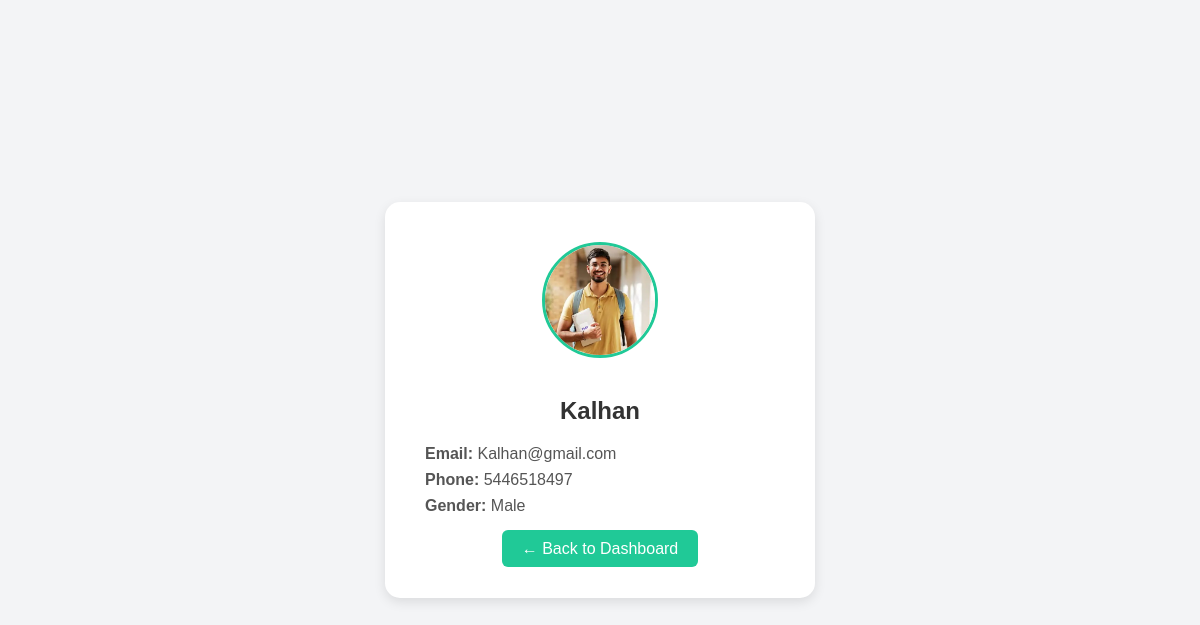
The app's page /student/view_profile.php (signed in) with its own data.
### tables this page shows
CREATE TABLE `users` (
  `user_id` int(11) NOT NULL,
  `username` varchar(100) NOT NULL,
  `role` enum('Admin','Instructor','Student') NOT NULL DEFAULT 'Student',
  `email` varchar(150) NOT NULL,
  `phone_num` varchar(150) NOT NULL,
  `password` varchar(255) NOT NULL,
  `gender` enum('Male','Female','Prefer not to say') NOT NULL,
  `image_user` varchar(250) NOT NULL,
  `created_at` timestamp NOT NULL DEFAULT current_timestamp()
);

### student/view_profile.php (the view, shortened to what this page needs)
<?php
include('../includes/connect.php');
$user_id = $_SESSION['user_id'];
function resolveImageUrl($dbPath) {
    $dbPathClean = preg_replace('#^(\./|/)+#', '', $dbPath);
    return "../" . $dbPathClean;
}
$stmt = $conn->prepare("SELECT username, email, phone_num, gender, image_user FROM users WHERE user_id = ?");
$stmt->bind_param("i", $user_id);
$stmt->execute();
$result = $stmt->get_result();
$user = $result->fetch_assoc();
$resolvedImg = resolveImageUrl($user['image_user'] ?? '');
?>
<!DOCTYPE html>
<html lang="en">
<head>
  <link rel="stylesheet" href="../css/view_profile.css">
</head>
<body>
  <div class="profile-container">
    <div class="profile-card">
      <img src="<?php echo htmlspecialchars($resolvedImg); ?>" alt="Profile Picture" class="profile-pic">
      <h2><?php echo htmlspecialchars($user['username']); ?></h2>
      <div class="profile-info">
        <p><strong>Email:</strong> <?php echo htmlspecialchars($user['email']); ?></p>
        <p><strong>Phone:</strong> <?php echo htmlspecialchars($user['phone_num']); ?></p>
        <p><strong>Gender:</strong> <?php echo htmlspecialchars($user['gender']); ?></p>
      </div>
      <div class="profile-buttons">
        <a href="student_dashboard.php" class="btn-back">← Back to Dashboard</a>
      </div>
    </div>
  </div>
</body>
</html>

### css/view_profile.css (style rules this page uses)
body { font-family: "Poppins", sans-serif; background: #f3f4f6; margin: 0; padding: 0; display: flex; justify-content: center; align-items: center; height: 100vh; }
.profile-container { display: flex; justify-content: center; align-items: center; width: 100%; }
.profile-card { background: #fff; padding: 40px; border-radius: 15px; box-shadow: 0 4px 12px rgba(0,0,0,0.1); text-align: center; width: 350px; }
.profile-pic { width: 110px; height: 110px; border-radius: 50%; object-fit: cover; margin-bottom: 15px; border: 3px solid #20c997; }
h2 { margin-bottom: 10px; color: #333; }
.profile-info { text-align: left; margin-top: 20px; }
.profile-info p { font-size: 16px; color: #555; margin: 8px 0; }
.profile-buttons { margin-top: 25px; }
.btn-back { background: #20c997; color: white; padding: 10px 20px; border-radius: 6px; text-decoration: none; transition: all 0.3s ease; }

### records on screen
users: image_user (picture), username "Kalhan", email "Kalhan@gmail.com", phone_num "5446518497", gender "Male"
